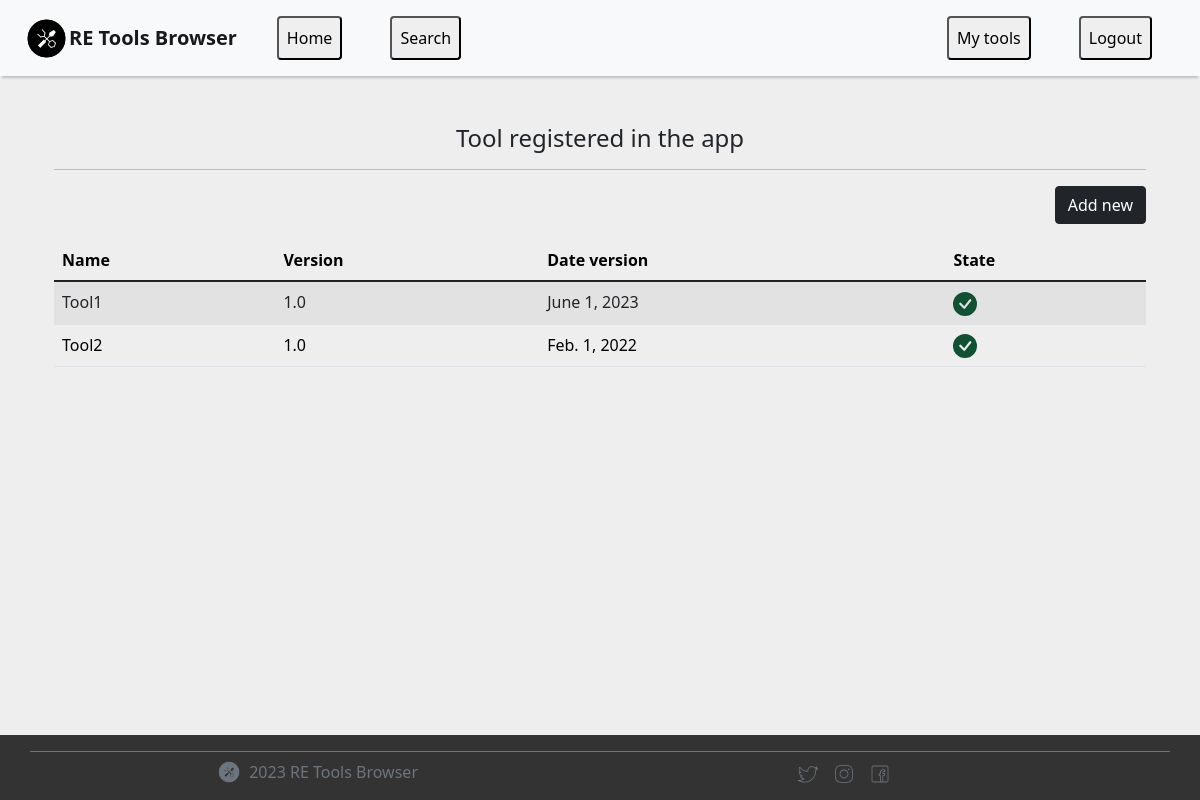
/mytools (signed in), run on the app's committed database.
### general/models.py (models this page shows, shortened)
class Tool(models.Model):
    name = models.CharField(max_length=200)
    version = models.CharField(max_length=20)
    date_version = models.DateField()
    vendor = models.ForeignKey(Vendor, on_delete=models.CASCADE)
    ready = models.IntegerField(default=0)

### general/views.py (the view)
# urls.py: path('mytools', views.mytools, name='mytools'),
def mytools(request):
    registered = request.GET.get('registered')
    tools = Tool.objects.filter(vendor_id=request.user.id)
    return render(request, 'mytools.html', {
        'tools' : tools,
        'registered' : registered
    })

### general/templates/mytools.html (shortened to what this page needs)
{% extends 'base.html' %}
{% load static %}
{% block content %}
<div class="container py-5">
    <h4 class="text-center">Tool registered in the app</h4>
    <hr>
    {% if tools %}
    <div class="d-flex justify-content-end">
        <a href="/tools/new"><button type="button" class="btn btn-dark mb-3">Add new</button></a>
    </div>
    <table class="table table-striped" id="table-search">
        <thead>
            <tr>
                <th>Name</th>
                <th>Version</th>
                <th>Date version</th>
                <th>State</th>
            </tr>
        </thead>
        <tbody>
            {% for tool in tools %}
            <tr>
                <td>
                    {{ tool.name }}
                </td>
                <td>
                    {{ tool.version }}
                </td>
                <td>
                    {{ tool.date_version }}
                </td>
                <td>
                    {% if tool.ready %}
                    <div class="d-inline-block" data-bs-toggle="tooltip" data-bs-placement="top" data-bs-html="true"
                        title="The tool has been successfully added to the system.">
                        <svg width="24" height="24" role="img" aria-label="Danger">
                            <use xlink:href="#check-circle-fill" style="color: #0f5132;"></use>
                        </svg>
                    </div>
                    {% endif %}
                </td>
            </tr>
            {% endfor %}
        </tbody>
    </table>
    <div class="toast-container position-fixed top-0 end-0 p-5" style="z-index: 11">
    </div>
    {% endif %}
</div>
{% endblock %}

### general/static/css/style.css (style rules this page uses)
body { background-color: #eeeeee; }
a { color: #000; }

### data on the page
Tool: name "Tool1", version "1.0", date_version "June 1, 2023", ready 1 (drawn)
Tool: name "Tool2", version "1.0", date_version "Feb. 1, 2022", ready 1 (drawn)
